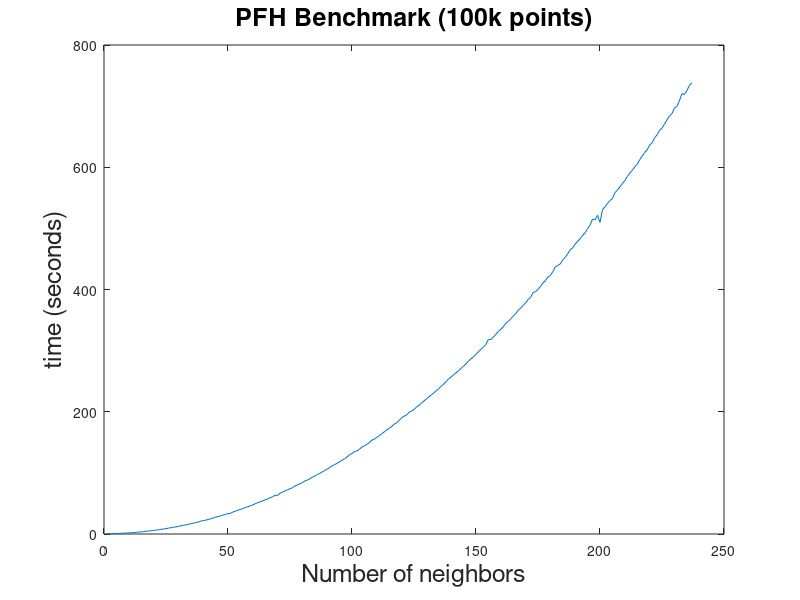
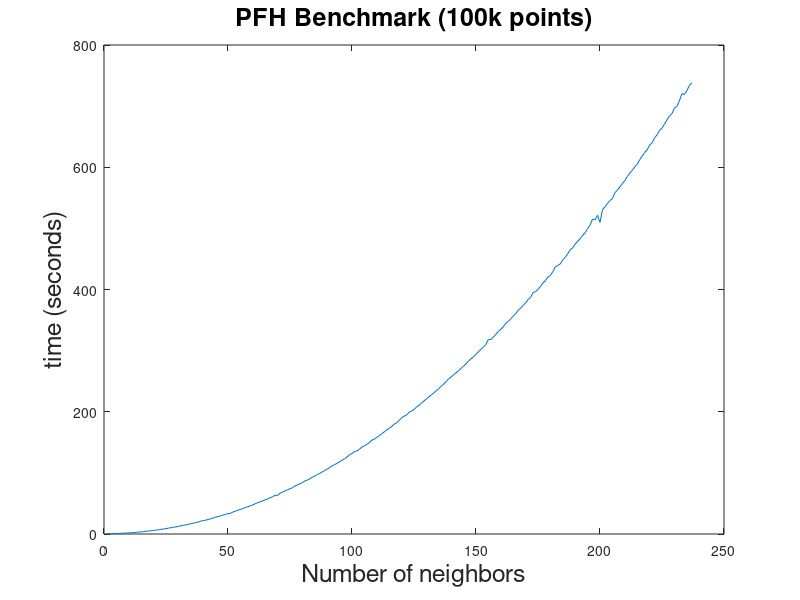

These figures' MATLAB source, in order:
data = load("PFHTiming.txt");
plot(data(:,1), data(:,2))
%xlabel("Number of neighbors")
xlabel("Number of neighbors","fontsize",18)
ylabel("time (seconds)","fontsize",18)
title("PFH Benchmark (100k points)","fontsize",18)
print -dpdf pfhbenchmark.pdf
print -dpng pfhbenchmark.png
pause